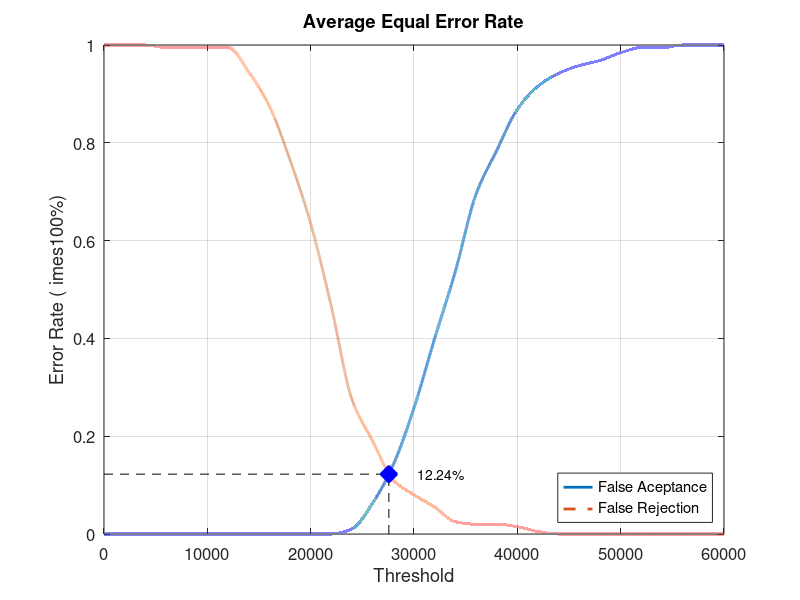
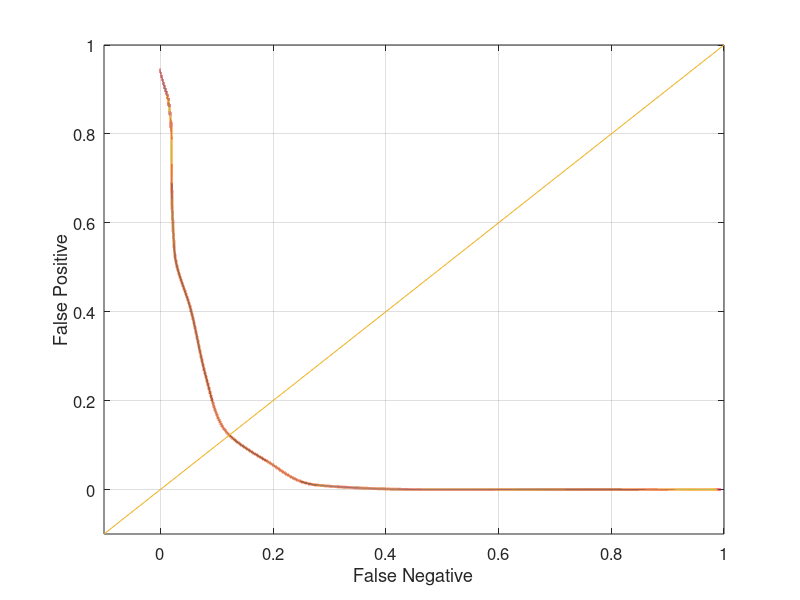

The MATLAB script that drew these images, in order:
close all;
clear;
clc;
x = 0:2000:60000;
xq = 0:0.5:60000;

y0 = [0 0 0 0 0 0 0 0 0 0 0 0 0.0105263 0.0631579 0.142105 0.257895 0.4 0.536842 0.694737 0.784211 0.868421 0.915789 0.942105 0.957895 0.968421 0.984211 0.994737 0.994737 1 1 1]
yy0 = interp1(x, y0, xq, 'pchip');
y1 = [1 1 1 0.995 0.995 0.995 0.995 0.945 0.875 0.765 0.635 0.465 0.275 0.19 0.11 0.08 0.055 0.025 0.02 0.02 0.015 0.005 0 0 0 0 0 0 0 0 0]
yy1 = interp1(x, y1, xq, 'pchip');

% Calculating EER: 
y2 = abs(y0 - y1);
find(y2 == min(y2))
yy2 = abs(yy0 - yy1);
xEER = find(yy2 == min(yy2));
xEERIndex = xq(xEER) % X-axis EER
yEER = yy0(xEER) % Y-axis EER

main = figure
plot(xq, yy0,'-','LineWidth', 2);	hold on
plot(xq, yy1,'--','LineWidth', 2);	hold on
plot([xEERIndex xEERIndex], [0 yEER], 'k--');	hold on
plot([0 xEERIndex], [yEER yEER], 'k--');	hold on
plot(xEERIndex, yEER, 'bx', 'LineWidth', 10);	hold on
text(xEERIndex + 10 * xEERIndex / 100, yEER, [num2str(round((10000 * yEER)) / 100) '%'])
legend('False Aceptance', 'False Rejection', 'Location', 'SouthEast')
xlabel('Threshold')
ylabel('Error Rate (	imes100%)')
title('Average Equal Error Rate')
set(gca, 'FontSize', 12)
axis([0 60000 0 1])
grid on

print(main, 'Database1_1Main', '-dpng');
FNRxFPR = figure('Color', [1 1 1]);
plot(yy1, yy0, '-', yy1, yy0, 'LineWidth', 2);
hold on
y = -0.1:0.1:1
plot(y, y); 
set(gca, 'FontSize', 12)
xlabel('False Negative')
ylabel('False Positive')
axis([-0.1 1 -0.1 1])
set(gca, 'FontSize', 12)
grid on

print(FNRxFPR, 'Database1_1FNRxFPR','-dpng');
